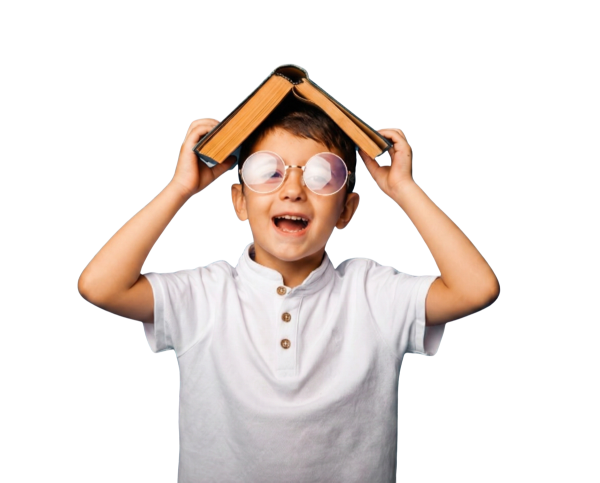
#> input picture images/home1.png, 1200 x 966 px (shown at 1/2 size)
$ python optimize-home-images.py
#> lines starting #> are read from the running program, lines starting #| are printed output that depends on the picture
import os
from PIL import Image
import sys

if sys.platform == 'win32':
    sys.stdout.reconfigure(encoding='utf-8')

# Images from Lighthouse report that need optimization
images_to_optimize = [
    {
        'path': 'images/home1.png',
        'current_size': '734.7 KiB',
        'display_dimensions': (288, 232),  # Actual displayed size
        'original_dimensions': (1200, 966)  # Current dimensions
    },
    {
        'path': 'images/home3.jpg',
        'current_size': '173.7 KiB',
        'display_dimensions': (288, 232),
        'original_dimensions': (1200, 1024)
    }
]

total_saved = 0

for img_info in images_to_optimize:
    file_path = img_info['path']

    if not os.path.exists(file_path):
        print(f'⚠ File not found: {file_path}')
        continue

    # Get original file size
    original_size = os.path.getsize(file_path)

    # Open and optimize image
    img = Image.open(file_path)
#> img is the input picture: PIL image 1200x966 RGBA; mean R, G, B, A 63.2, 55.1, 51.2, 81.7

    # Resize to 2x the display dimensions for retina displays
    display_w, display_h = img_info['display_dimensions']
    new_size = (display_w * 2, display_h * 2)  # 576x464 for retina

    # Resize image
    img_resized = img.resize(new_size, Image.Resampling.LANCZOS)
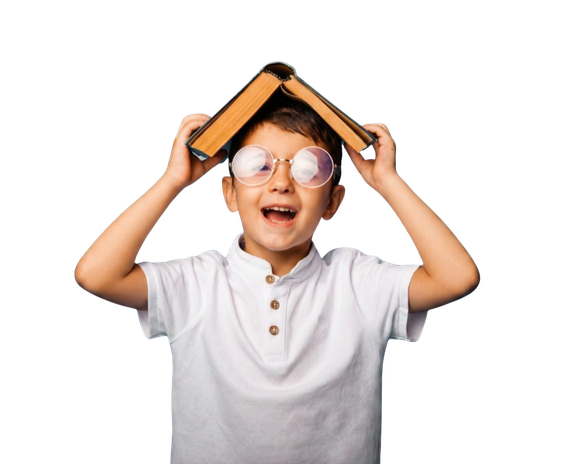
#> img_resized: PIL image 576x464 RGBA; mean R, G, B, A 64.2, 56, 52.1, 81.7; transparent parts drawn white

    # Save with optimization
    if file_path.endswith('.png'):
        img_resized.save(file_path, 'PNG', optimize=True, quality=85)
    elif file_path.endswith('.jpg') or file_path.endswith('.jpeg'):
        img_resized.save(file_path, 'JPEG', optimize=True, quality=85)

    # Get new file size
    new_size_bytes = os.path.getsize(file_path)
    saved = original_size - new_size_bytes
    total_saved += saved

    print(f'✓ Optimized {file_path}')
    print(f'  Original: {original_size / 1024:.1f} KiB → New: {new_size_bytes / 1024:.1f} KiB')
    print(f'  Saved: {saved / 1024:.1f} KiB')
    print()

print(f'✅ Total saved: {total_saved / 1024:.1f} KiB ({total_saved / (1024 * 1024):.2f} MiB)')
